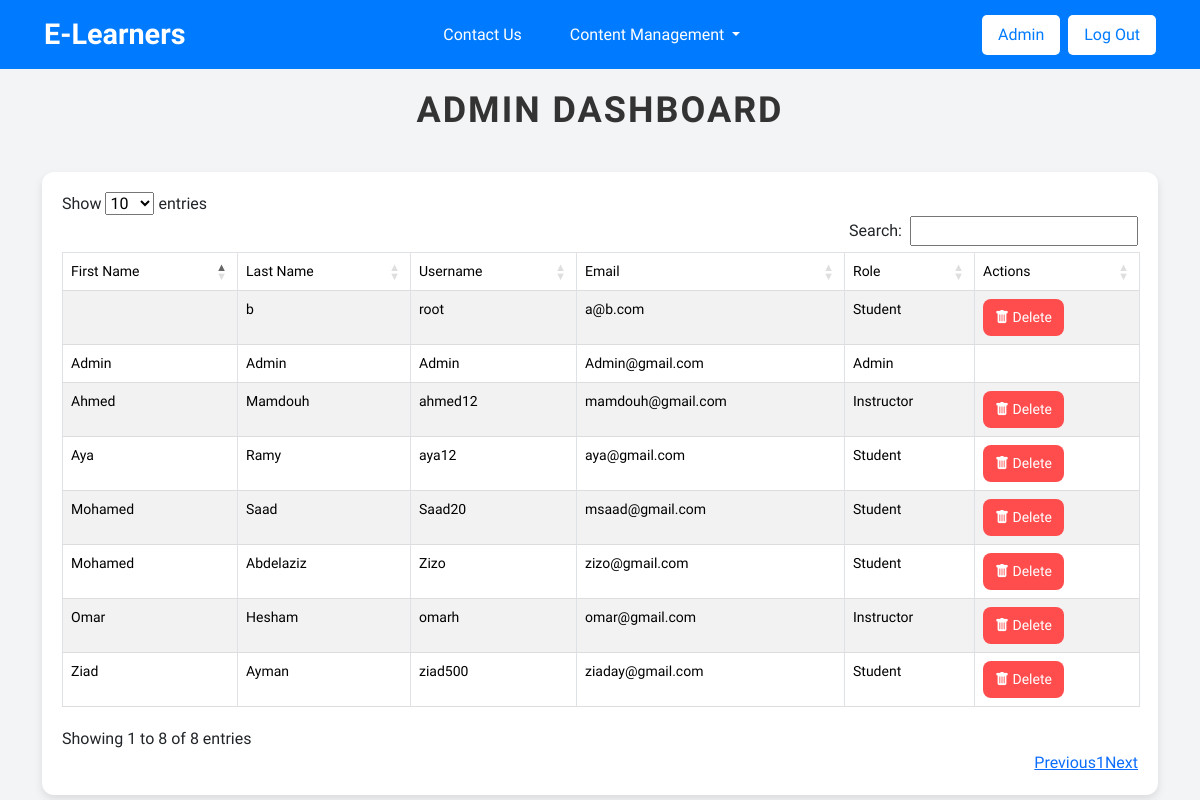
Screenshot of /Areas/Admin/Users.php (signed in) with the database file from the repository.
### tables this page shows
CREATE TABLE `users` (
  `Id` bigint(20) NOT NULL,
  `FirstName` varchar(255) NOT NULL,
  `LastName` varchar(255) NOT NULL,
  `Username` varchar(255) NOT NULL,
  `Email` varchar(255) NOT NULL,
  `Password` varchar(255) NOT NULL,
  `verify_token` varchar(255) DEFAULT NULL,
  `verify_status` varchar(255) DEFAULT NULL,
  `role_id` bigint(20) NOT NULL
);

CREATE TABLE `roles` (
  `role_id` bigint(20) NOT NULL,
  `role_name` varchar(255) NOT NULL
);

### Areas/Admin/Users.php (the view, shortened to what this page needs)
<?php
include "../../config/database.php";
$query = "SELECT users.*, roles.role_name FROM users INNER JOIN roles ON users.role_Id = roles.role_id";
$result = mysqli_query($conn, $query);
?>
<!DOCTYPE html>
<html>
<head>
    <link rel="stylesheet" href="https://cdn.jsdelivr.net/npm/bootstrap-icons@1.11.3/font/bootstrap-icons.css">
    <link rel="stylesheet" href="https://cdn.datatables.net/1.13.6/css/dataTables.bootstrap5.min.css">
    <link rel="stylesheet" href="https://cdn.jsdelivr.net/npm/bootstrap@5.3.2/dist/css/bootstrap.min.css">
    <link rel="stylesheet" href="../../assets/css/all.min.css">
    <link rel="stylesheet" href="../../assets/css/bootstrap.min.css">
    <link rel="stylesheet" href="../../assets/css/Admin.css">
</head>
<body>
    <header>
        <nav class="navbar navbar-expand-lg">
            <div class="container-fluid">
                <a href="../../index.php" class="logo navbar-brand">E-Learners</a>
                <div class="collapse navbar-collapse" id="navbarContent">
                    <ul class="nav-links navbar-nav mx-auto">
                        <li class="nav-item"><a class="nav-link" href="../../Views/contact.php">Contact Us</a></li>
                        <?php if (isset($_SESSION['role']) && $_SESSION['role'] === "Admin"): ?>
                            <li class="nav-item dropdown">
                                <a class="dropdown-toggle nav-link" href="#" role="button" data-bs-toggle="dropdown" aria-expanded="false">
                                    Content Management
                                </a>
                            </li>
                        <?php endif ?>
                    </ul>
                    <div class="auth-buttons d-flex">
                        <?php if (isset($_SESSION['user_id'])): ?>
                            <a href="#" class="login-btn me-2"><?php echo $_SESSION['username']; ?></a>
                            <a href="../../Controllers/Logout.php" class="register-btn">Log Out</a>
                        <?php else: ?>
                            <a href="../../Views/login.php" class="login-btn me-2">Login</a>
                            <a href="../../Views/register.php" class="register-btn">Register</a>
                        <?php endif; ?>
                    </div>
                </div>
            </div>
        </nav>
    </header>
    <div class="container">
        <div class="admin-dashboard-header">
            <h1>Admin Dashboard</h1>
        </div>
        <div class="table-responsive">
            <table id="course_data" class="responsiveTableWidth table table-striped table-bordered">
                <thead>
                    <tr>
                        <td>First Name</td>
                        <td>Last Name</td>
                        <td>Username</td>
                        <td>Email</td>
                        <td>Role</td>
                        <td>Actions</td>
                    </tr>
                </thead>
                <tbody>
                    <?php while ($row = mysqli_fetch_array($result)): ?>
                        <tr>
                            <td><?= htmlspecialchars($row["FirstName"]) ?></td>
                            <td><?= htmlspecialchars($row["LastName"]) ?></td>
                            <td><?= htmlspecialchars($row["Username"]) ?></td>
                            <td><?= htmlspecialchars($row["Email"]) ?></td>
                            <td><?= htmlspecialchars($row["role_name"]) ?></td>
                            <td>
                            <?php if ($row['role_name'] !== "Admin"): ?>
                                <a href="DeleteUser.php?id=<?= $row['Id'] ?>" class="btn btn-danger">
                                    <i class="bi bi-trash-fill"></i> Delete
                                </a>
                                <?php endif; ?>
                            </td>
                        </tr>
                    <?php endwhile ?>
                </tbody>
            </table>
        </div>
    </div>
</body>
</html>

### assets/css/Admin.css (style rules this page uses)
body { margin: 0; padding: 0; font-family: "Parkinsans", sans-serif; background-color: #f3f4f6; }
.admin-dashboard-header h1 { text-align: center; font-size: 36px; font-weight: bold; color: #333; text-transform: uppercase; letter-spacing: 2px; margin: 20px 0 40px; }
header { background-color: #007bff; color: #fff; }
.navbar { padding: 0.5rem 2rem; }
.logo { font-size: 1.8rem; font-weight: bold; color: #fff; text-decoration: none; }
.nav-links { display: flex; gap: 2rem; }
.nav-links .nav-link { color: #fff; font-size: 1rem; padding: 0.5rem 1rem; border-radius: 5px; text-decoration: none; transition: all 0.3s ease; }
.auth-buttons .login-btn, .auth-buttons .register-btn { background-color: #fff; color: #007bff; text-decoration: none; padding: 0.5rem 1rem; border-radius: 5px; transition: all 0.3s ease-in-out; }
.table-responsive { margin-top: 20px; background-color: #ffffff; padding: 20px; border-radius: 12px; box-shadow: 0 4px 8px rgba(0, 0, 0, 0.1); }
table { border-collapse: collapse; }
table thead tr { background-color: #58a2eb; color: #ffffff; text-align: left; }
table tbody tr { background-color: #f9f9f9; transition: all 0.4s ease; }
table td { padding: 12px 15px; font-size: 14px; color: #333333; border-bottom: 1px solid #dddddd; }
.btn { font-size: 14px; padding: 8px 12px; border-radius: 8px; color: white; text-decoration: none; transition: all 0.3s ease; }
.btn-danger { background-color: #ff4d4d; border: none; }

### rows the page displays
users: FirstName "Mohamed", LastName "Saad", Username "Saad20", Email "msaad@gmail.com", role.role_name "Student"
users: FirstName "Admin", LastName "Admin", Username "Admin", Email "Admin@gmail.com", role.role_name "Admin"
users: FirstName "Omar", LastName "Hesham", Username "omarh", Email "omar@gmail.com", role.role_name "Instructor"
users: FirstName "Ziad", LastName "Ayman", Username "ziad500", Email "ziaday@gmail.com", role.role_name "Student"
users: FirstName "Aya", LastName "Ramy", Username "aya12", Email "aya@gmail.com", role.role_name "Student"
users: FirstName "Ahmed", LastName "Mamdouh", Username "ahmed12", Email "mamdouh@gmail.com", role.role_name "Instructor"
users: FirstName "Mohamed", LastName "Abdelaziz", Username "Zizo", Email "zizo@gmail.com", role.role_name "Student"
users: LastName "b", Username "root", Email "a@b.com", role.role_name "Student"

### other values shown
$_SESSION['username'] "Admin"
